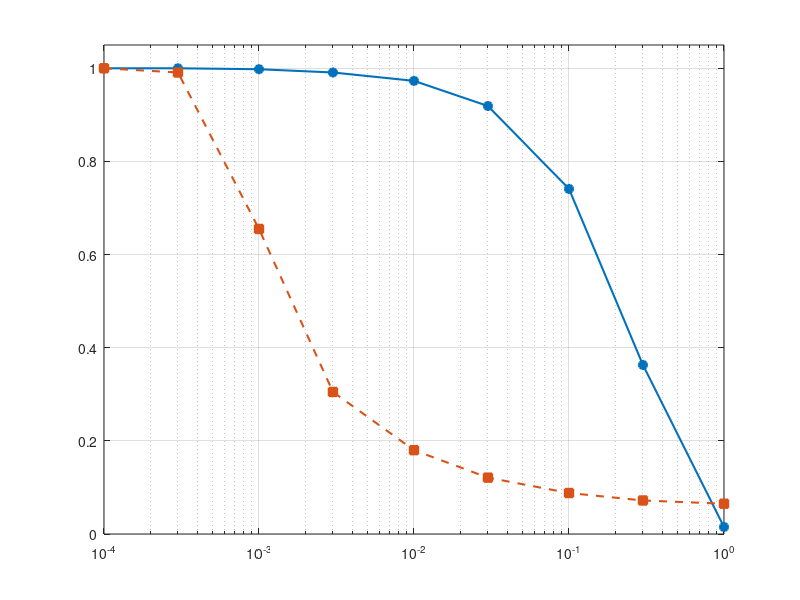

Here is the MATLAB script that generated this plot:
% Watts-Strogatz model: normalised clustering C(p)/C(0) and path length L(p)/L(0)
% as functions of the rewiring probability p (log scale).
% Data: python/ws_simulation.py, N = 1000, K = 10, mean of 3 realisations.

p = [1e-4 3e-4 1e-3 3e-3 1e-2 3e-2 1e-1 3e-1 1];
C = [1.000 1.000 0.998 0.991 0.973 0.919 0.741 0.363 0.015];
L = [1.000 0.991 0.655 0.305 0.180 0.121 0.088 0.072 0.065];

blue   = [0 0.4470 0.7410];
orange = [0.8500 0.3250 0.0980];

figure('Color','w');
semilogx(p, C, '-o',  'Color', blue,   'LineWidth', 1.5, 'MarkerSize', 6, 'MarkerFaceColor', blue);
hold on;
semilogx(p, L, '--s', 'Color', orange, 'LineWidth', 1.5, 'MarkerSize', 6, 'MarkerFaceColor', orange);
hold off;

xlim([1e-4 1]); ylim([0 1.05]);
grid on; box on;
% xlabel('p'); ylabel('normalised value'); legend('C(p)/C(0)', 'L(p)/L(0)');
